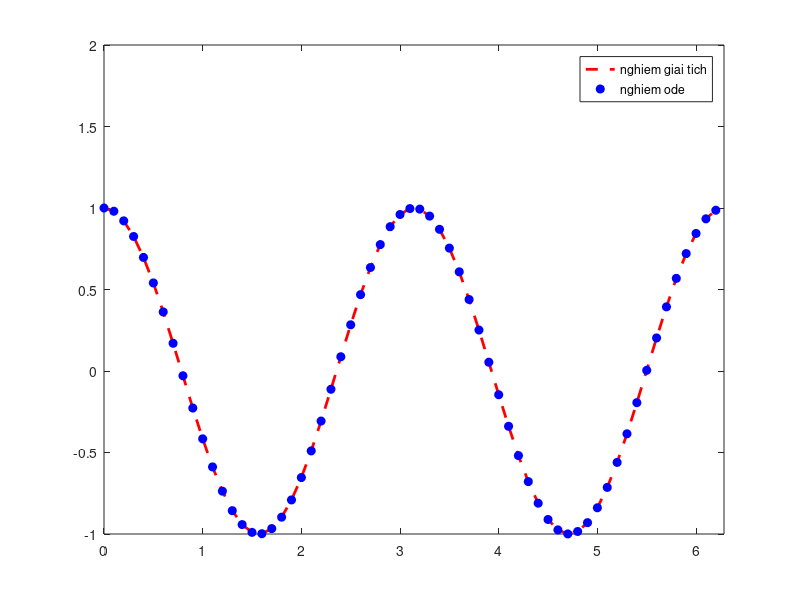

The MATLAB source for this figure:
function bai6
[x,y]=ode45(@F,[0:0.1:2*pi],[1,0])
figure
plot(x,cos(2*x),'--r','linewidth',2);hold on
plot(x,y(:,1),'ob','markerfacecolor','b');
axis([0,2*pi,-1,2])
legend('nghiem giai tich','nghiem ode');
function dy=F(x,y)
    dy1=y(2);
    dy2=-4*cos(2*x);
    dy=[dy1;dy2];